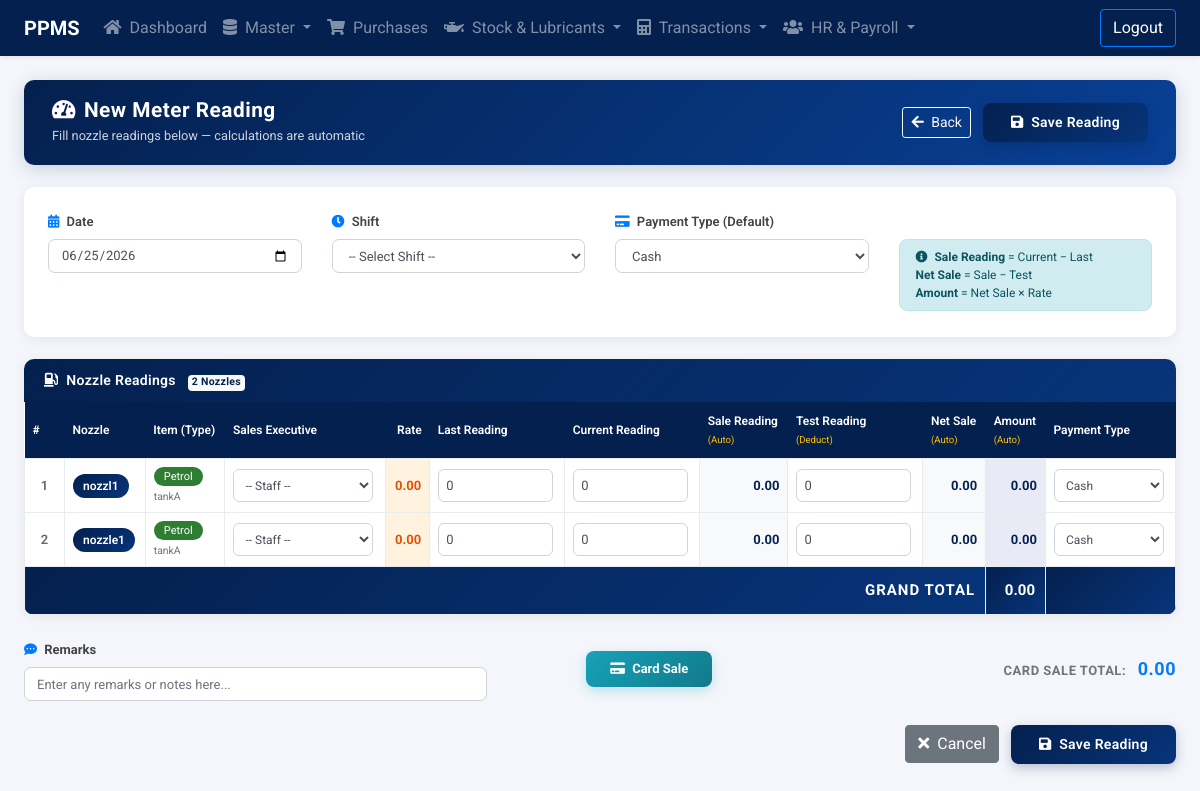
The app's page /meter-readings/add-meter-reading.php (signed in), older data.
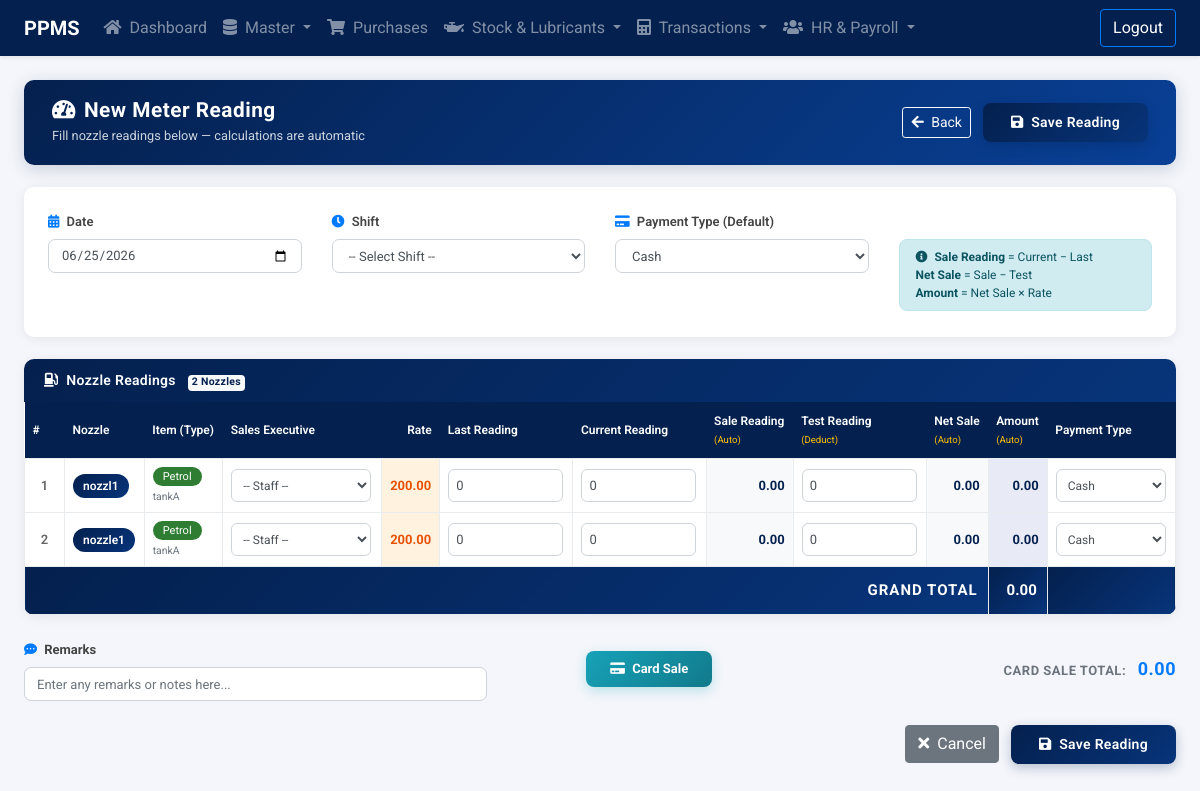
The same page, newer data.
### tables this page shows
CREATE TABLE `tbl_nozzles` (
  `id` int(11) NOT NULL,
  `name` varchar(128) NOT NULL,
  `tank_id` int(11) NOT NULL,
  `item_id` int(11) NOT NULL,
  `start_reading` decimal(10,2) NOT NULL DEFAULT 0.00,
  `status` enum('Active','Inactive') NOT NULL DEFAULT 'Active',
  `created_at` datetime NOT NULL DEFAULT current_timestamp(),
  `updated_at` datetime NOT NULL DEFAULT current_timestamp() ON UPDATE current_timestamp()
);

CREATE TABLE `tbl_items` (
  `id` int(11) NOT NULL,
  `name` varchar(128) NOT NULL,
  `cash_rate` decimal(10,2) NOT NULL,
  `credit_rate` decimal(10,2) NOT NULL DEFAULT 0.00,
  `purchase_rate` decimal(10,2) NOT NULL DEFAULT 0.00,
  `unit` varchar(64) NOT NULL DEFAULT '',
  `created_at` datetime NOT NULL DEFAULT current_timestamp(),
  `updated_at` datetime NOT NULL DEFAULT current_timestamp() ON UPDATE current_timestamp()
);

CREATE TABLE `tbl_tanks` (
  `id` int(11) NOT NULL,
  `tank_name` varchar(128) NOT NULL,
  `item_id` int(11) NOT NULL,
  `storage_capacity` decimal(12,2) NOT NULL DEFAULT 0.00,
  `created_at` datetime NOT NULL DEFAULT current_timestamp(),
  `updated_at` datetime NOT NULL DEFAULT current_timestamp() ON UPDATE current_timestamp()
);

### meter-readings/add-meter-reading.php (the view, shortened to what the rows shown need)
<?php
require '../include/config.php';
$nozzles_sql = "SELECT n.id, n.name AS nozzle_name, i.name AS item_name, i.cash_rate AS price, t.tank_name
                FROM tbl_nozzles n
                LEFT JOIN tbl_items i ON n.item_id = i.id
                LEFT JOIN tbl_tanks t ON n.tank_id = t.id
                WHERE n.status = 'Active'
                ORDER BY n.id ASC";
$nozzles_result = mysqli_query($connection, $nozzles_sql);
$nozzles = [];
while ($row = mysqli_fetch_assoc($nozzles_result)) { $nozzles[] = $row; }
?>
<!DOCTYPE html>
<html lang="en">
<head>
    <link rel="stylesheet" href="https://stackpath.bootstrapcdn.com/bootstrap/4.3.1/css/bootstrap.min.css">
    <link rel="stylesheet" href="https://cdnjs.cloudflare.com/ajax/libs/font-awesome/5.11.2/css/all.min.css">
    <link rel="stylesheet" href="../include/style.css?v=1.0.1">
</head>
<body>
<main class="main">
    <div class="container-fluid pt-4 pb-5 px-4">
        <form action="add-meter-reading.php" method="POST" id="meterForm">
            <div class="table-card">
                <div class="table-responsive">
                    <table class="table table-bordered reading-table mb-0" id="readingTable">
                        <thead>
                            <tr>
                                <th style="width:40px;">#</th>
                                <th>Nozzle</th>
                                <th>Item (Type)</th>
                                <th>Sales Executive</th>
                                <th style="text-align:right;">Rate</th>
                                <th>Last Reading</th>
                                <th>Current Reading</th>
                                <th>
                                    Sale Reading
                                    <br><small style="color:#ffc107;font-weight:400;">(Auto)</small>
                                </th>
                                <th>
                                    Test Reading
                                    <br><small style="color:#ffc107;font-weight:400;">(Deduct)</small>
                                </th>
                                <th>
                                    Net Sale
                                    <br><small style="color:#ffc107;font-weight:400;">(Auto)</small>
                                </th>
                                <th>
                                    Amount
                                    <br><small style="color:#ffc107;font-weight:400;">(Auto)</small>
                                </th>
                                <th>Payment Type</th>
                            </tr>
                        </thead>
                        <tbody>
                        <?php foreach ($nozzles as $i => $nozzle):
                            $itemName = $nozzle['item_name'] ?? 'N/A';
                            $itemLower = strtolower($itemName);
                            if (strpos($itemLower,'petrol') !== false) {
                                $itemClass = 'badge-petrol';
                            } elseif (strpos($itemLower,'diesel') !== false) {
                                $itemClass = 'badge-diesel';
                            } else {
                                $itemClass = 'badge-item';
                            }
                        ?>
                            <tr id="row_<?php echo $i; ?>">
                                <td style="text-align:center;font-weight:600;color:#666;"><?php echo $i+1; ?></td>
                                <td>
                                    <span class="nozzle-badge"><?php echo htmlspecialchars($nozzle['nozzle_name']); ?></span>
                                </td>
                                <td>
                                    <span class="<?php echo $itemClass; ?>"><?php echo htmlspecialchars($itemName); ?></span>
                                    <br><small class="text-muted"><?php echo htmlspecialchars($nozzle['tank_name'] ?? ''); ?></small>
                                </td>
                                <td>
                                    <select name="row_staff_id[]" class="form-control" style="width:140px;font-size:12px;">
                                        <option value="0">-- Staff --</option>
                                    </select>
                                </td>
                                <td class="rate-field">
                                    <?php echo number_format($nozzle['price'], 2); ?>
                                </td>
                                <td>
                                    <input type="number" step="0.01" min="0"
                                           name="last_reading[]"
                                           id="last_<?php echo $i; ?>"
                                           class="form-control last_reading"
                                           value="0"
                                           oninput="calculate(<?php echo $i; ?>)">
                                </td>
                                <td>
                                    <input type="number" step="0.01" min="0"
                                           name="current_reading[]"
                                           id="curr_<?php echo $i; ?>"
                                           class="form-control current_reading"
                                           value="0"
                                           oninput="calculate(<?php echo $i; ?>)">
                                </td>
                                <td class="calc-field" id="sale_<?php echo $i; ?>">0.00</td>
                                <td>
                                    <input type="number" step="0.01" min="0"
                                           name="test_reading[]"
                                           id="test_<?php echo $i; ?>"
                                           class="form-control test_reading"
                                           value="0"
                                           oninput="calculate(<?php echo $i; ?>)">
                                </td>
                                <td class="calc-field" id="netsale_<?php echo $i; ?>">0.00</td>
                                <td class="amount-field" id="amount_<?php echo $i; ?>">0.00</td>
                                <td>
                                    <select name="row_payment_type[]" class="form-control row-payment"
                                            id="rpt_<?php echo $i; ?>"
                                            style="width:110px;font-size:12px;">
                                        <option value="Cash">Cash</option>
                                    </select>
                                </td>
                            </tr>
                        <?php endforeach; ?>
                        </tbody>
                    </table>
                </div>
            </div>
        </form>
    </div>
</main>
</html>

Row changes from the older to the newer data that the page shows:
changed through a linked row, tbl_nozzles "nozzl1": item.cash_rate "0.00" → "200.00"
changed through a linked row, tbl_nozzles "nozzle1": item.cash_rate "0.00" → "200.00"
